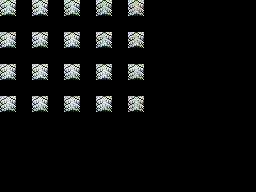

Below is a game level as drawn by its tile map, then a one-line description and the .tmx that defines it (tile-layer data replaced by summaries):
An orthogonal 16x12 tile map with 16x16 px tiles, 3 tile layers (regions, input_Terrain, output_Blocks).

<map version="1.0" tiledversion="1.1.5" orientation="orthogonal" renderorder="left-up" width="16" height="12" tilewidth="16" tileheight="16" infinite="0" nextobjectid="12">
 <tileset firstgid="1" name="snowy day" tilewidth="16" tileheight="16" tilecount="204" columns="12">
  <image source="../../Tiled2Unity/Textures/snowy day.png" width="192" height="272" />
 </tileset>
 <layer name="regions" width="16" height="12" opacity="0.12">
  <data>[192 cells, 20 non-empty, 1 distinct tile ids]</data>
 </layer>
 <layer name="input_Terrain" width="16" height="12" opacity="0.44">
  <data>[192 cells, 20 non-empty, 20 distinct tile ids]</data>
 </layer>
 <layer name="output_Blocks" width="16" height="12" opacity="0.76">
  <data>[192 cells, 20 non-empty, 1 distinct tile ids]</data>
 </layer>
</map>